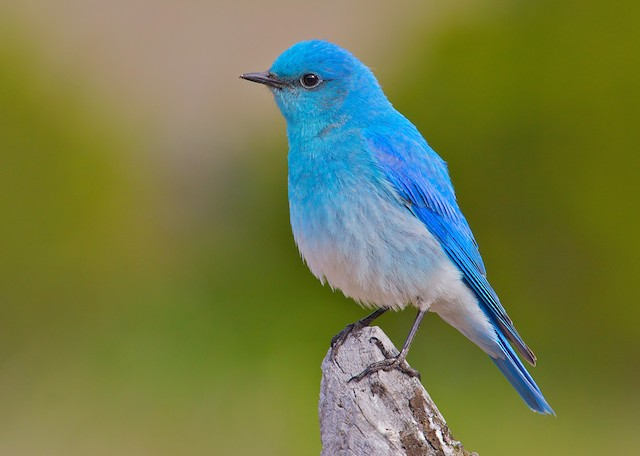
#> input picture Convolutions/bird.jpg, 640 x 456 px; the run also reads 2 pictures not shown here
$ python square.py
#> lines starting #> are read from the running program, lines starting #| are printed output that depends on the picture
### Convolutions/convs.py
import matplotlib.pyplot as plt
from PIL import Image
import numpy as np
import cv2 as cv

# input = Image.open('bird.jpg').convert('L') #PIL IMAGE READ APROACH
#OPENCV IMAGE READ APROACH
input = cv.imread("bird.jpg",0)
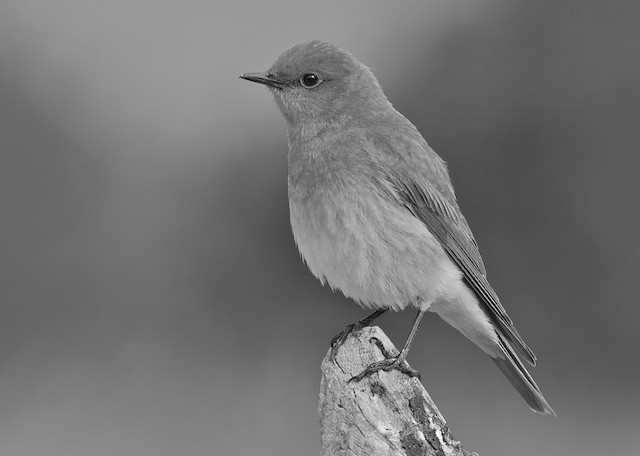
#> input: shape (456, 640); min 0, max 255, mean 115.4
input = cv.resize(input,(0,0),fx=0.3,fy=0.3)
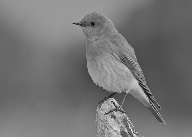
#> input: shape (137, 192); min 16, max 249, mean 115.4
input = np.array(input)

#KERNELS
sharpening = np.array([
    [0,-1,0],
    [-1,5,-1],
    [0,-1,0]
])

blur = np.array([
    [0.0625,0.125,0.0625],
    [0.125,0.25,0.125],
    [0.0625,0.125,0.0625]
])

bottom_sobel = np.array([
    [-1,-2,-1],
    [0,0,0],
    [1,2,1]
])

emboss = np.array([
    [-2,-1,0],
    [-1,1,1],
    [0,1,2]
])


outline = np.array([
    [-1,-1,-1],
    [-1,8,-1],
    [-1,-1,-1]
])

top_sobel = np.array([
    [1,2,1],
    [0,0,0],
    [-1,-2,-1]
])

#FILTERS ARRAY FOR AUTOMATION
filters = np.array([sharpening,blur,bottom_sobel,emboss,outline,top_sobel])
filtersNames = np.array(["sharpening","blur","bottom_sobel","emboss","outline","top_sobel"])

#CONVOLUTION
'''The operation that occurs in a convolution is more accurately described as corss correlation'''
def crossCorr2d(input, kernel,padding = False):
#> called with input = array of shape (16, 16), kernel = array of shape (3, 3), padding = False
    h,w = kernel.shape
    H,W = input.shape
#> H = 16; W = 16
    pad = 0
    expansion = 0
    '''
    If padding is True then the input matrix is reshaped into a matrix with a border of zeros.
    This is used in case the kernel doesn't fit correctly in the matrix to perform the cross correlation operation.
    Each zeros border represents one extra dimension in the input matrix and since
           there is the top-border bottom-border for dimension X (rows) and left-border right-border for dimension Y (columns)
           the pad is multiplied by two and this can be added to the original dimensions of the input matrix
           Example:

            (4,4)     (4+2,4+2)
            Input      Padding
           1 2 3 4   0 0 0 0 0 0
           5 6 7 8   0 1 2 3 4 0
           9 1 5 6   0 5 6 7 8 0
                     0 9 1 5 6 0
                     0 0 0 0 0 0
    '''
    if(padding):
        pad = h - 1
        expansion = pad * 2 #Two borders of zeros
        paddedInput = np.zeros((H+expansion, W+expansion))
        #Assigning old values in the center of the matrix with padding
        for i in range(input.shape[0]):
            for j in range(input.shape[1]):
                paddedInput[i+pad,j+pad] = input[i,j]
        #Replace the original input with the padded input matrix
        input = paddedInput

    '''Output matrix dimensions are determined by
       Rows: the sum of the rows of the input matrix minus the rows of the kernel matrix + number of borders addded + 1
       columns: the sum of the columns of the input matrix minus the columns of the kernel matrix + number of borders addded + 1
    '''
    output = np.zeros((H-h+expansion+1, W-w+expansion+1))
    for i in range(output.shape[0]):
        for j in range(output.shape[1]):
            output[i,j] = (input[i:i+h, j:j+w] * kernel).sum()
    return output


# [42 lines left out: functions plotKernels, test, not called in this run]

# test()
#plotKernels()

### Convolutions/square.py
import numpy as numpy
import matplotlib.pyplot as plt
import cv2 as cv
import convs as convolution
import vertHor as vertHor

square = cv.imread("square.png",0)
square  = convolution.crossCorr2d(square,vertHor.horizontal_kernel)
plot = plt.imshow(square)
plot.set_cmap("gray")
plt.show()
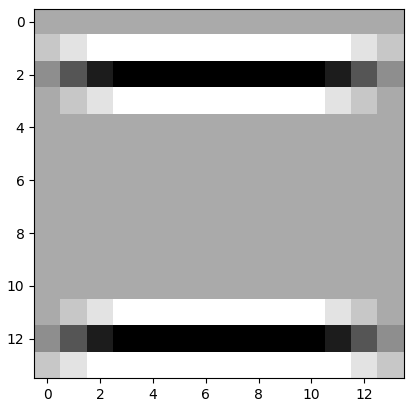
#> figure drawn by matplotlib, 1 panel
